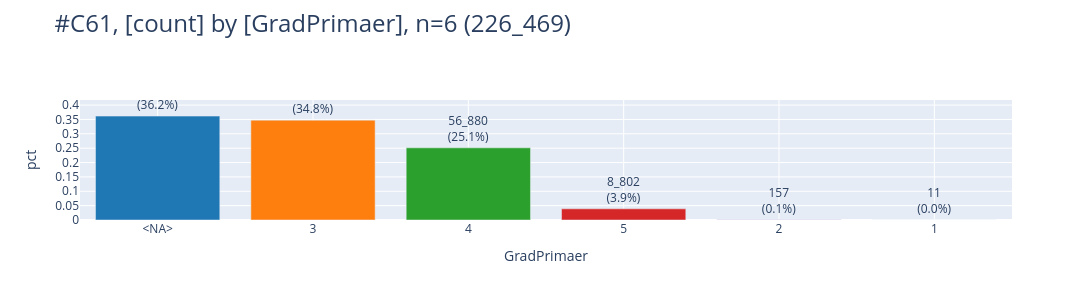

Notebook cell for this chart:
### Code cell
df = t_gleas.project("GradPrimaer").to_df()
pls.plot_bars(df, sort_values=True, caption="C61", height=300)

### Figure 1 — Plotly figure (JSON) as saved in the notebook; plotly's stock layout.template omitted (floating-point values rounded to 4 significant figures)
{"data": [{"error_y": {"thickness": 5}, "hovertemplate": "GradPrimaer=%{x}<br>pct=%{y}<br>cnt_pct_str=%{text}<extra></extra>", "legendgroup": "<NA>", "marker": {"color": "#1F77B4", "pattern": {"shape": ""}}, "name": "<NA>", "orientation": "v", "showlegend": true, "text": ["81_899<br>(36.2%)"], "textposition": "outside", "type": "bar", "x": ["<NA>"], "xaxis": "x", "y": [0.3616], "yaxis": "y"}, {"error_y": {"thickness": 5}, "hovertemplate": "GradPrimaer=%{x}<br>pct=%{y}<br>cnt_pct_str=%{text}<extra></extra>", "legendgroup": "3", "marker": {"color": "#FF7F0E", "pattern": {"shape": ""}}, "name": "3", "orientation": "v", "showlegend": true, "text": ["78_720<br>(34.8%)"], "textposition": "outside", "type": "bar", "x": ["3"], "xaxis": "x", "y": [0.3476], "yaxis": "y"}, {"error_y": {"thickness": 5}, "hovertemplate": "GradPrimaer=%{x}<br>pct=%{y}<br>cnt_pct_str=%{text}<extra></extra>", "legendgroup": "4", "marker": {"color": "#2CA02C", "pattern": {"shape": ""}}, "name": "4", "orientation": "v", "showlegend": true, "text": ["56_880<br>(25.1%)"], "textposition": "outside", "type": "bar", "x": ["4"], "xaxis": "x", "y": [0.2512], "yaxis": "y"}, {"error_y": {"thickness": 5}, "hovertemplate": "GradPrimaer=%{x}<br>pct=%{y}<br>cnt_pct_str=%{text}<extra></extra>", "legendgroup": "5", "marker": {"color": "#D62728", "pattern": {"shape": ""}}, "name": "5", "orientation": "v", "showlegend": true, "text": ["8_802<br>(3.9%)"], "textposition": "outside", "type": "bar", "x": ["5"], "xaxis": "x", "y": [0.03887], "yaxis": "y"}, {"error_y": {"thickness": 5}, "hovertemplate": "GradPrimaer=%{x}<br>pct=%{y}<br>cnt_pct_str=%{text}<extra></extra>", "legendgroup": "2", "marker": {"color": "#9467BD", "pattern": {"shape": ""}}, "name": "2", "orientation": "v", "showlegend": true, "text": ["157<br>(0.1%)"], "textposition": "outside", "type": "bar", "x": ["2"], "xaxis": "x", "y": [0.0006933], "yaxis": "y"}, {"error_y": {"thickness": 5}, "hovertemplate": "GradPrimaer=%{x}<br>pct=%{y}<br>cnt_pct_str=%{text}<extra></extra>", "legendgroup": "1", "marker": {"color": "#8C564B", "pattern": {"shape": ""}}, "name": "1", "orientation": "v", "showlegend": true, "text": ["11<br>(0.0%)"], "textposition": "outside", "type": "bar", "x": ["1"], "xaxis": "x", "y": [4.857e-05], "yaxis": "y"}], "layout": {"barmode": "relative", "height": 300, "legend": {"title": {"text": "GradPrimaer"}, "tracegroupgap": 0}, "showlegend": false, "title": {"font": {"size": 24}, "text": "#C61, [count] by [GradPrimaer], n=6 (226_469)", "xanchor": "left", "y": 0.95, "yanchor": "top"}, "width": 1600, "xaxis": {"anchor": "y", "categoryarray": ["<NA>", "3", "4", "5", "2", "1"], "categoryorder": "total descending", "domain": [0, 1], "gridwidth": 1, "showgrid": true, "title": {"text": "GradPrimaer"}}, "yaxis": {"anchor": "x", "domain": [0, 1], "dtick": 0.05, "gridwidth": 1, "range": [0, 0.4177], "showgrid": true, "title": {"text": "pct"}}}}
